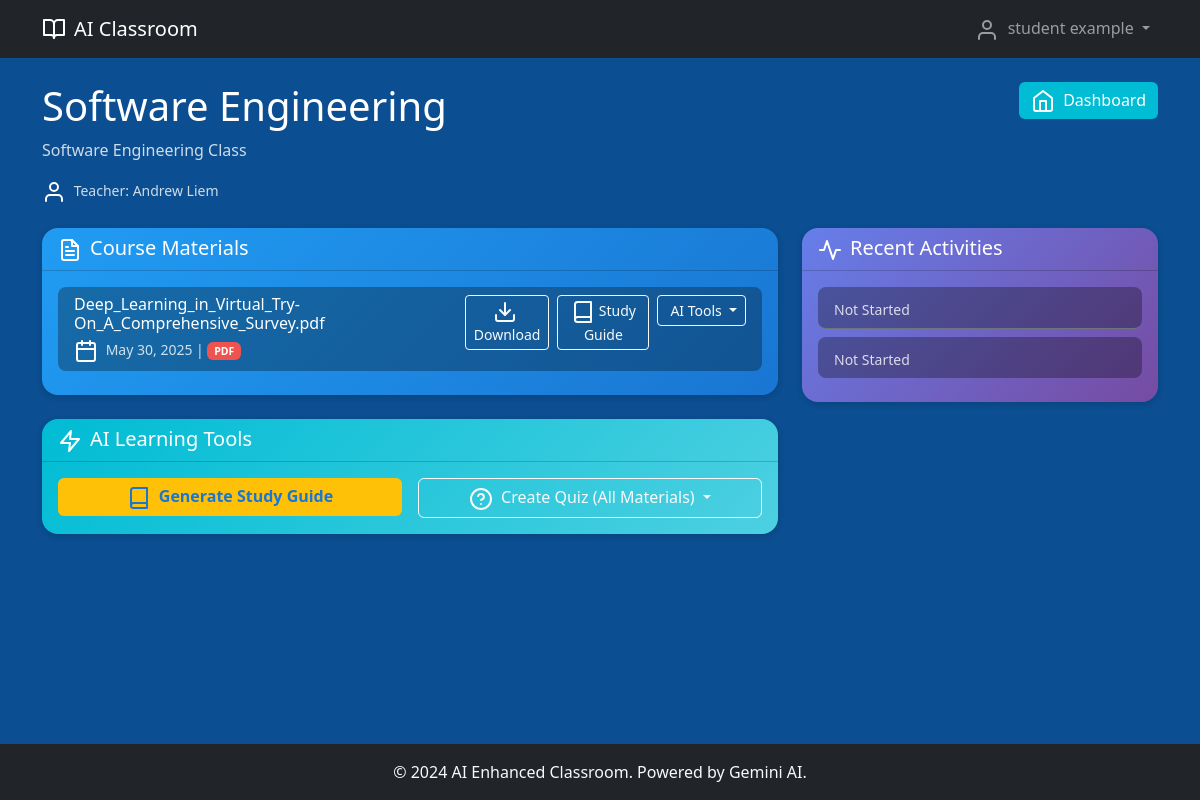
The app's page /student/classroom/3 (signed in) with its own data.
### models.py (models this page shows, shortened)
class User(UserMixin, db.Model):
    id = db.Column(db.Integer, primary_key=True)
    email = db.Column(db.String(120), unique=True, nullable=False)
    password_hash = db.Column(db.String(256), nullable=False)
    role = db.Column(db.String(20), nullable=False)  # 'teacher' or 'student'
    first_name = db.Column(db.String(100), nullable=False)
    last_name = db.Column(db.String(100), nullable=False)
    created_at = db.Column(db.DateTime, default=datetime.utcnow)
    taught_classrooms = db.relationship('Classroom', backref='teacher', lazy=True)
    enrollments = db.relationship('Enrollment', backref='student', lazy=True)
    self_evaluations = db.relationship('SelfEvaluation', backref='student', lazy=True)
    created_quizzes = db.relationship('Quiz', backref='teacher', lazy=True)
    @property
    def full_name(self):
        return f"{self.first_name} {self.last_name}"

class Classroom(db.Model):
    id = db.Column(db.Integer, primary_key=True)
    name = db.Column(db.String(200), nullable=False)
    description = db.Column(db.Text)
    invitation_code = db.Column(db.String(10), unique=True, nullable=False)
    teacher_id = db.Column(db.Integer, db.ForeignKey('user.id'), nullable=False)
    created_at = db.Column(db.DateTime, default=datetime.utcnow)
    enrollments = db.relationship('Enrollment', backref='classroom', lazy=True, cascade='all, delete-orphan')
    materials = db.relationship('Material', backref='classroom', lazy=True, cascade='all, delete-orphan')
    self_evaluations = db.relationship('SelfEvaluation', backref='classroom', lazy=True, cascade='all, delete-orphan')
    quizzes = db.relationship('Quiz', backref='classroom', lazy=True, cascade='all, delete-orphan')

class Material(db.Model):
    id = db.Column(db.Integer, primary_key=True)
    classroom_id = db.Column(db.Integer, db.ForeignKey('classroom.id'), nullable=False)
    title = db.Column(db.String(200), nullable=False)
    content = db.Column(db.Text)
    file_path = db.Column(db.String(500))
    file_type = db.Column(db.String(50))
    uploaded_at = db.Column(db.DateTime, default=datetime.utcnow)
    self_evaluations = db.relationship('SelfEvaluation', backref='material', lazy=True)

class SelfEvaluation(db.Model):
    id = db.Column(db.Integer, primary_key=True)
    student_id = db.Column(db.Integer, db.ForeignKey('user.id'), nullable=False)
    classroom_id = db.Column(db.Integer, db.ForeignKey('classroom.id'), nullable=False)
    material_id = db.Column(db.Integer, db.ForeignKey('material.id'), nullable=True)
    quiz_id = db.Column(db.Integer, db.ForeignKey('quiz.id'), nullable=True)
    quiz_type = db.Column(db.String(20), nullable=False)  # 'mcq', 'true_false', 'essay'
    questions_json = db.Column(db.Text, nullable=False)
    answers_json = db.Column(db.Text, nullable=False)
    score = db.Column(db.Float)
    feedback_json = db.Column(db.Text)
    created_at = db.Column(db.DateTime, default=datetime.utcnow)
    completed_at = db.Column(db.DateTime)
    is_ai_generated = db.Column(db.Boolean, default=True)
    started_at = db.Column(db.DateTime)

### routes.py (the view, shortened to what this page needs)
@app.route('/student/classroom/<int:classroom_id>')
@login_required
def student_classroom(classroom_id):
    if current_user.role != 'student':
        flash('Access denied', 'error')
        return redirect(url_for('index'))
    enrollment = Enrollment.query.filter_by(
        classroom_id=classroom_id,
        student_id=current_user.id
    ).first_or_404()
    classroom = enrollment.classroom
    materials = Material.query.filter_by(classroom_id=classroom_id).all()
    recent_evaluations = SelfEvaluation.query.filter_by(
        classroom_id=classroom_id,
        student_id=current_user.id
    ).order_by(SelfEvaluation.started_at.desc()).limit(4).all()
    available_quizzes = Quiz.query.filter_by(
        classroom_id=classroom_id,
        published=True
    ).filter(
        (Quiz.available_from.is_(None) | (Quiz.available_from <= datetime.utcnow())) &
        (Quiz.available_until.is_(None) | (Quiz.available_until >= datetime.utcnow()))
    ).all()
    student_completed_quizzes = SelfEvaluation.query.filter(
        SelfEvaluation.student_id == current_user.id,
        SelfEvaluation.classroom_id == classroom_id,
        SelfEvaluation.quiz_id.isnot(None), # Only include teacher-created quizzes
        SelfEvaluation.completed_at.isnot(None)
    ).all()
    student_avg_score = sum(q.score for q in student_completed_quizzes) / len(student_completed_quizzes) if student_completed_quizzes else None
    all_classroom_completed_quizzes = SelfEvaluation.query.filter(
        SelfEvaluation.classroom_id == classroom_id,
        SelfEvaluation.quiz_id.isnot(None), # Only include teacher-created quizzes
        SelfEvaluation.completed_at.isnot(None)
    ).all()
    class_avg_score = sum(q.score for q in all_classroom_completed_quizzes) / len(all_classroom_completed_quizzes) if all_classroom_completed_quizzes else None
    quiz_status = {}
    return render_template('student/classroom.html',
                         classroom=classroom,
                         materials=materials,
                         recent_evaluations=recent_evaluations,
                         available_quizzes=available_quizzes,
                         quiz_status=quiz_status,
                         student_avg_score=student_avg_score,
                         class_avg_score=class_avg_score)

### app.py (called while the page is built)
@login_manager.user_loader
def load_user(user_id):
    from models import User
    return User.query.get(int(user_id))

### templates/student/classroom.html (shortened to what this page needs)
{% extends "base.html" %}
{% block content %}
<div class="d-flex justify-content-between align-items-start mb-4">
    <div>
        <h1 class="text-white">{{ classroom.name }}</h1>
        {% if classroom.description %}
            <p class="text-white-80">{{ classroom.description }}</p>
        {% endif %}
        <small class="text-white-80">
            <i data-feather="user" class="me-1 text-white"></i>
            Teacher: {{ classroom.teacher.full_name }}
        </small>
    </div>
    <a href="{{ url_for('student_dashboard') }}" class="btn btn-gradient-teal">
        <i data-feather="home" class="me-2"></i>Dashboard
    </a>
</div>
<div class="row">
    <div class="col-lg-8">
        <div class="card border-0 gradient-blue mb-4 rounded-4">
            <div class="card-header bg-transparent">
                <h5 class="mb-0 text-white">
                    <i data-feather="file-text" class="me-2 text-white"></i>Course Materials
                </h5>
            </div>
            <div class="card-body">
                {% if materials %}
                    <div class="list-group list-group-flush">
                        {% for material in materials %}
                            <div class="list-group-item border-secondary d-flex justify-content-between align-items-start text-white" style="background: rgba(0,0,0,0.3); border-radius: 8px; margin-bottom: 8px;">
                                <div class="flex-grow-1">
                                    <h6 class="mb-1 text-white">{{ material.title }}</h6>
                                    <small class="text-white-80">
                                        <i data-feather="calendar" class="me-1 text-white"></i>
                                        {{ material.uploaded_at.strftime('%B %d, %Y') }}
                                        {% if material.file_type %}
                                            | <span class="badge badge-coral">{{ material.file_type.upper() }}</span>
                                        {% endif %}
                                    </small>
                                </div>
                                <div class="d-flex gap-2">
                                    {% if material.file_path %}
                                        <a href="{{ url_for('static', filename='../uploads/' + material.file_path) }}"
                                           class="btn btn-outline-light btn-sm" target="_blank">
                                            <i data-feather="download" class="me-1"></i>Download
                                        </a>
                                    {% endif %}
                                    <a href="{{ url_for('student_generate_study_guide', classroom_id=classroom.id, material_id=material.id) }}"
                                       class="btn btn-outline-light btn-sm" onclick="showLoadingOverlay()">
                                        <i data-feather="book" class="me-1"></i>Study Guide
                                    </a>
                                    <div class="dropdown">
                                        <button class="btn btn-outline-light btn-sm dropdown-toggle" type="button" data-bs-toggle="dropdown">
                                            AI Tools
                                        </button>
                                    </div>
                                </div>
                            </div>
                        {% endfor %}
                    </div>
                {% else %}
                    <div class="text-center py-4 text-white">
                        <i data-feather="file-text" class="text-white-50 mb-3" style="width: 48px; height: 48px;"></i>
                        <h6 class="text-white">No materials available yet</h6>
                        <p class="text-white-80">Your teacher hasn't uploaded any materials for this class.</p>
                    </div>
                {% endif %}
            </div>
        </div>
        {% if materials %}
            <div class="card border-0 gradient-teal rounded-4 mb-4">
                <div class="card-header bg-transparent">
                    <h5 class="mb-0 text-white">
                        <i data-feather="zap" class="me-2 text-white"></i>AI Learning Tools
                    </h5>
                </div>
                <div class="card-body">
                    <div class="row g-3">
                        <div class="col-md-6">
                            <div class="d-grid">
                                <a href="{{ url_for('student_generate_study_guide', classroom_id=classroom.id) }}" class="btn btn-yellow" onclick="showLoadingOverlay()">
                                    <i data-feather="book" class="me-2"></i>Generate Study Guide
                                </a>
                            </div>
                        </div>
                        <div class="col-md-6">
                            <div class="dropdown d-grid">
                                <button class="btn btn-outline-light dropdown-toggle" type="button" data-bs-toggle="dropdown">
                                    <i data-feather="help-circle" class="me-2"></i>Create Quiz (All Materials)
                                </button>
                            </div>
                        </div>
                    </div>
                </div>
            </div>
        {% endif %}
    </div>
    <div class="col-lg-4">
        {% if recent_evaluations %}
            <div class="card border-0 gradient-purple rounded-4 mb-4">
                <div class="card-header bg-transparent">
                    <h5 class="mb-0 text-white">
                        <i data-feather="activity" class="me-2 text-white"></i>Recent Activities
                    </h5>
                </div>
                <div class="card-body">
                    <ul class="list-group list-group-flush">
                        {% for evaluation in recent_evaluations %}
                            <li class="list-group-item border-secondary d-flex justify-content-between align-items-start text-white" style="background: rgba(0,0,0,0.3); border-radius: 8px; margin-bottom: 8px;">
                                <div class="flex-grow-1">
                                    <small class="text-white-80 d-flex align-items-center">
                                        {% if evaluation.submitted_at %}
                                            Completed: {{ evaluation.submitted_at.strftime('%B %d, %Y at %I:%M %p') }}
                                            {% if evaluation.score is not none %}
                                                | Score: <span class="fw-bold {% if evaluation.score >= 70 %}text-success{% else %}text-danger{% endif %}">{{ "%.0f"|format(evaluation.score) }}%</span>
                                            {% endif %}
                                        {% elif evaluation.started_at %}
                                            Started: {{ evaluation.started_at.strftime('%B %d, %Y at %I:%M %p') }}
                                        {% else %}
                                             Not Started
                                        {% endif %}
                                    </small>
                                </div>
                            </li>
                        {% endfor %}
                    </ul>
                </div>
            </div>
        {% endif %}
    </div>
</div>
{% endblock %}

### templates/base.html (shortened to what this page needs)
<!DOCTYPE html>
<html lang="en">
<head>
    <link href="https://cdn.jsdelivr.net/npm/bootstrap@5.3.0/dist/css/bootstrap.min.css" rel="stylesheet">
    <link rel="stylesheet" href="https://cdnjs.cloudflare.com/ajax/libs/font-awesome/6.4.0/css/all.min.css">
</head>
<body class="d-flex flex-column min-vh-100" style="background-color: #0b4e91;">
    <nav class="navbar navbar-expand-lg navbar-dark bg-dark">
        <div class="container">
            <a class="navbar-brand d-flex align-items-center" href="{{ url_for('index') }}">
                <i data-feather="book-open" class="me-2"></i>
                AI Classroom
            </a>
            <div class="collapse navbar-collapse" id="navbarNav">
                <ul class="navbar-nav ms-auto">
                    {% if current_user.is_authenticated %}
                        <li class="nav-item dropdown">
                            <a class="nav-link dropdown-toggle" href="#" role="button" data-bs-toggle="dropdown">
                                <i data-feather="user" class="me-1"></i>
                                {{ current_user.full_name }}
                            </a>
                        </li>
                    {% endif %}
                </ul>
            </div>
        </div>
    </nav>
    <main class="container my-4 flex-grow-1">
        {% if error_message %}
            <div class="text-center py-5">
                <i data-feather="alert-circle" class="text-warning" style="width: 64px; height: 64px;"></i>
                <h2 class="mt-3">{{ error_message }}</h2>
                <a href="{{ url_for('index') }}" class="btn btn-primary mt-3">
                    <i data-feather="home" class="me-2"></i>Go Home
                </a>
            </div>
        {% else %}
            {% block content %}{% endblock %}
        {% endif %}
    </main>
    <footer class="bg-dark text-light py-3 mt-auto">
        <div class="container text-center">
            <p class="mb-0">&copy; 2024 AI Enhanced Classroom. Powered by Gemini AI.</p>
        </div>
    </footer>
</body>
</html>

### templates/base.html (style rules this page uses)
.card.gradient-blue { background: linear-gradient(135deg, #219CF3, #1976D2) !important; color: white !important; }
.card.gradient-teal { background: linear-gradient(135deg, #00BCD4, #4DD0E1) !important; }
.btn.btn-gradient-teal { background-color: #00BCD4 !important; color: white !important; border: none !important; }
.btn.btn-yellow { background-color: #FFC107 !important; color: #1976D2 !important; border: none !important; font-weight: bold !important; }
.badge.badge-coral { background-color: #EF5350 !important; color: white !important; }
.text-white-80 { color: rgba(255,255,255,0.8) !important; }
.gradient-blue { background: linear-gradient(to bottom right, #1976D2, #2196F3) !important; }
.card { box-shadow: 0px 2px 6px rgba(0,0,0,0.15); }
.rounded-4 { border-radius: 1rem; }
.text-white-80 { color: rgba(255, 255, 255, 0.8) !important; }
.gradient-purple { background: linear-gradient(135deg, #667eea 0%, #764ba2 100%) !important; }

### records on screen
User: full_name "student example"
Classroom: name "Software Engineering", description "Software Engineering Class"
User: teacher.full_name "Andrew Liem"
Material: title "Deep_Learning_in_Virtual_Try-On_A_Comprehensive_Survey.pdf", uploaded_at "May 30, 2025", file_type "PDF"
SelfEvaluation: shows "Not Started"
SelfEvaluation: shows "Not Started"
